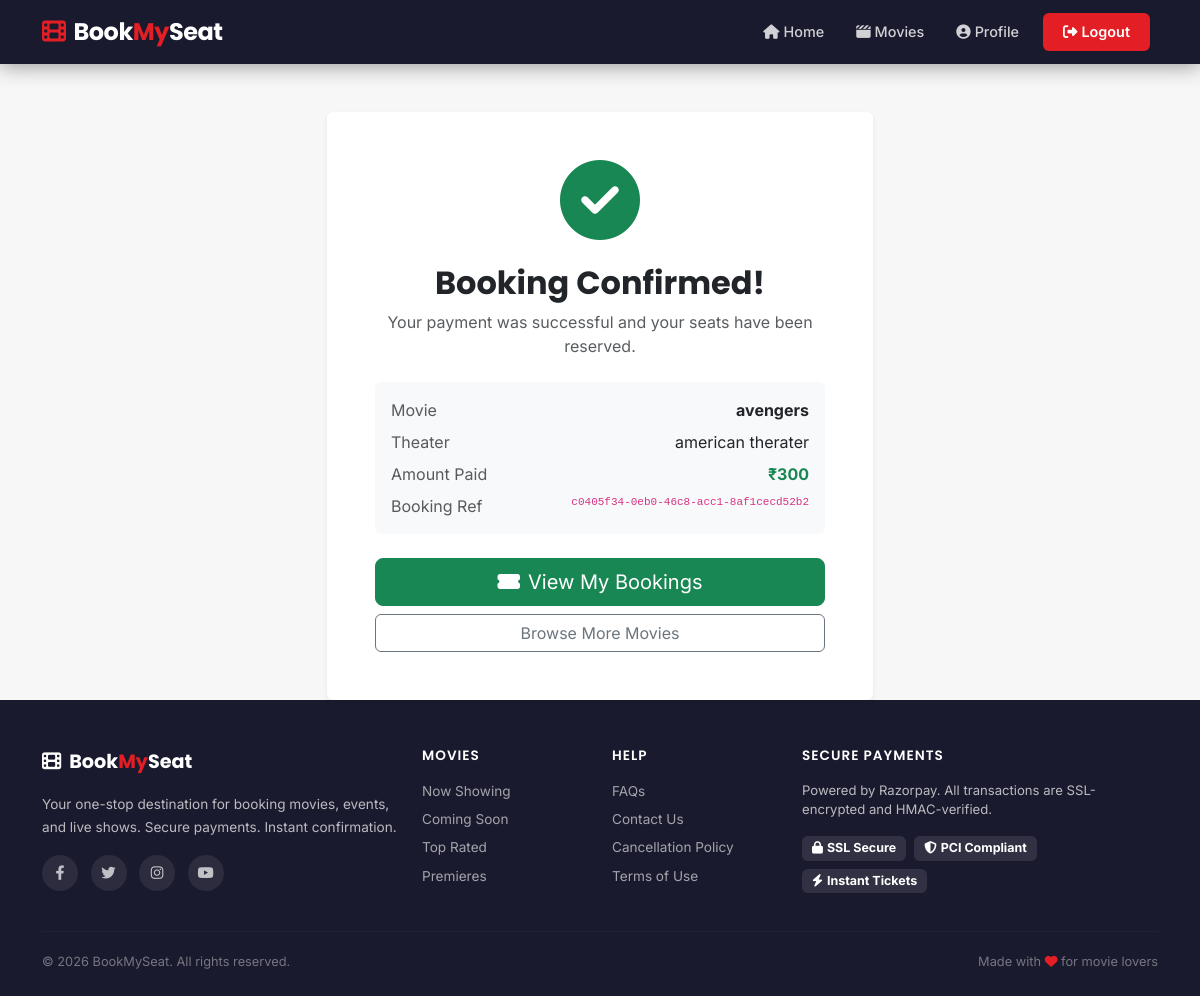
/movies/payment/success/ (signed in), run on the app's committed database.
### movies/models.py (models this page shows, shortened)
class Payment(models.Model):
    class Status(models.TextChoices):
        CREATED   = 'created',   'Order Created'
        PAID      = 'paid',      'Paid'
        FAILED    = 'failed',    'Failed'
        CANCELLED = 'cancelled', 'Cancelled'
    booking_ref        = models.UUIDField(default=uuid.uuid4, unique=True, db_index=True)
    user               = models.ForeignKey(User,    on_delete=models.CASCADE, related_name='payments')
    theater            = models.ForeignKey(Theater, on_delete=models.CASCADE)
    seat_ids           = models.JSONField(help_text='Seat PKs in this payment.')
    amount_paise       = models.PositiveIntegerField()
    currency           = models.CharField(max_length=8, default='INR')
    razorpay_order_id  = models.CharField(max_length=100, unique=True)
    razorpay_payment_id= models.CharField(max_length=100, unique=True, null=True, blank=True)
    status             = models.CharField(max_length=20, choices=Status.choices, default=Status.CREATED)
    failure_reason     = models.TextField(blank=True)
    webhook_event_id   = models.CharField(max_length=100, unique=True, null=True, blank=True)
    webhook_received_at= models.DateTimeField(null=True, blank=True)
    created_at         = models.DateTimeField(auto_now_add=True)
    updated_at         = models.DateTimeField(auto_now=True)
    class Meta:
        indexes = [
            models.Index(fields=['razorpay_order_id'],    name='payment_order_idx'),
            models.Index(fields=['status', 'created_at'], name='payment_status_time_idx'),
        ]
    @property
    def amount_inr(self):
        return self.amount_paise / 100

class Theater(models.Model):
    name  = models.CharField(max_length=255)
    movie = models.ForeignKey(Movie, on_delete=models.CASCADE, related_name='theaters')
    time  = models.DateTimeField()
    class Meta:
        indexes = [models.Index(fields=['movie'], name='theater_movie_idx')]

class Movie(models.Model):
    name        = models.CharField(max_length=255)
    image       = models.ImageField(upload_to='movies/')
    rating      = models.DecimalField(max_digits=3, decimal_places=1)
    cast        = models.TextField()
    description = models.TextField(blank=True, null=True)
    trailer_url = models.URLField(
        blank=True, null=True,
        validators=[validate_youtube_url],
        help_text='YouTube trailer URL — only valid YouTube links accepted.',
    )
    genres    = models.ManyToManyField(Genre,    blank=True, related_name='movies')
    languages = models.ManyToManyField(Language, blank=True, related_name='movies')
    created_at = models.DateTimeField(auto_now_add=True, null=True)
    class Meta:
        ordering = ['-created_at']
        indexes  = [models.Index(fields=['name'], name='movie_name_idx')]

### movies/views.py (the view)
# urls.py: path('payment/success/', views.payment_success, name='payment_success'),
@login_required(login_url='/login/')
def payment_success(request):
    payment = (
        Payment.objects.filter(user=request.user, status=Payment.Status.PAID)
        .order_by('-updated_at').select_related('theater__movie').first()
    )
    return render(request, 'movies/payment_success.html', {'payment': payment})

### templates/movies/payment_success.html
{% extends "users/basic.html" %}
{% block content %}
<div class="container mt-5">
  <div class="row justify-content-center">
    <div class="col-lg-6 text-center">
      <div class="card shadow-sm border-0 p-5">
        <div class="mb-4">
          <i class="fas fa-check-circle fa-5x text-success"></i>
        </div>
        <h2 class="fw-bold mb-2">Booking Confirmed!</h2>
        <p class="text-muted mb-4">
          Your payment was successful and your seats have been reserved.
        </p>
        {% if payment %}
        <div class="bg-light rounded p-3 mb-4 text-start">
          <div class="d-flex justify-content-between mb-2">
            <span class="text-muted">Movie</span>
            <strong>{{ payment.theater.movie.name }}</strong>
          </div>
          <div class="d-flex justify-content-between mb-2">
            <span class="text-muted">Theater</span>
            <span>{{ payment.theater.name }}</span>
          </div>
          <div class="d-flex justify-content-between mb-2">
            <span class="text-muted">Amount Paid</span>
            <span class="text-success fw-bold">₹{{ payment.amount_inr|floatformat:0 }}</span>
          </div>
          <div class="d-flex justify-content-between">
            <span class="text-muted">Booking Ref</span>
            <code style="font-size:11px;">{{ payment.booking_ref }}</code>
          </div>
        </div>
        {% endif %}
        <div class="d-grid gap-2">
          <a href="{% url 'profile' %}" class="btn btn-success btn-lg">
            <i class="fas fa-ticket-alt me-2"></i>View My Bookings
          </a>
          <a href="{% url 'movie_list' %}" class="btn btn-outline-secondary">
            Browse More Movies
          </a>
        </div>
      </div>
    </div>
  </div>
</div>
{% endblock %}

### templates/users/basic.html (style rules this page uses)
:root { --bms-red: #e31e24; --bms-dark: #1a1a2e; --bms-card: #16213e; --bms-accent: #0f3460; --bms-gold: #f5a623; --bg-light: #f7f7f7; }
* { box-sizing: border-box; }
body { font-family: 'Inter', sans-serif; background: var(--bg-light); min-height: 100vh; display: flex; flex-direction: column; }
h1, h2, h3, h4, h5, h6, .navbar-brand { font-family: 'Poppins', sans-serif; }
.card { border: none; }

### data on the page
Payment: theater.movie.name "avengers", theater.name "american therater", amount_inr "300", booking_ref "c0405f34-0eb0-46c8-acc1-8af1cecd52b2"
